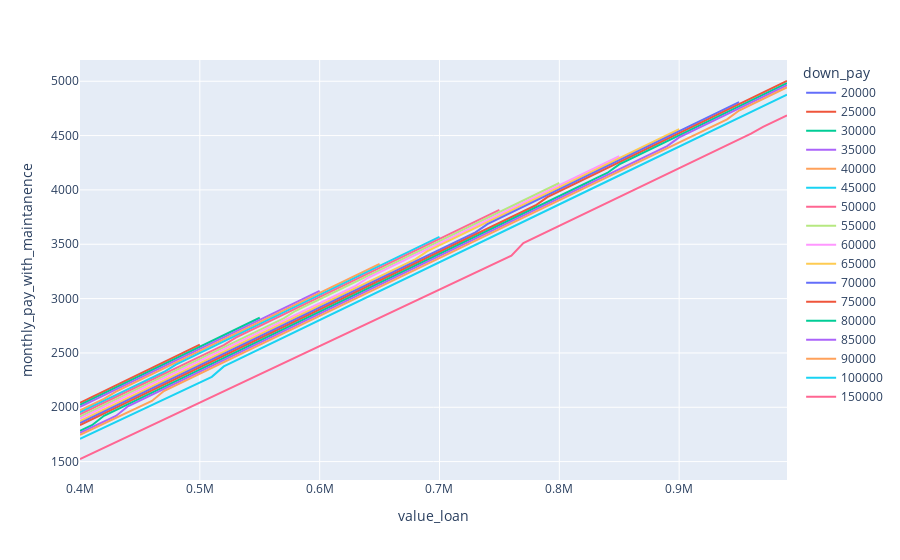

The code cell stored with this chart in its notebook:
### Code cell
Mort.plot_x_value_loan("monthly_pay_with_maintanence", "down_pay")
